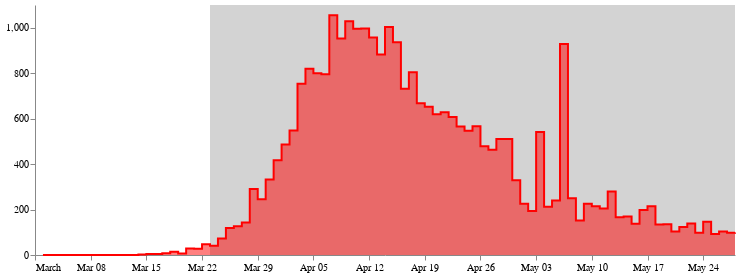

Notebook code cell kept with this figure:
### Markdown cell above
The visualization till the latest date for NY would look like the following -

### Code cell
# collapse-show
nydf = usdf[(usdf['state'] == "New York")]
nydf['deaths_perday'] = nydf['deaths'].diff()

chart = alt.Chart(nydf).mark_area(fill='red', fillOpacity=0.5, line=True, interpolate='step-after',).encode(
    x='date:T',
    y='deaths_perday:Q',
    color=alt.value('red') # Exceptional Case, bug in Vega or Vega Lite - https://stackoverflow.com/questions/62005052/how-do-i-change-the-line-color-in-altairs-filled-step-chart
    
).properties(height=250, width=700)

source2 = [{
            "start": "2020-03-23",
            "end": nydf['date'].max(),
            "event": "Stay at Home"
          }]
source2 = alt.pd.DataFrame(source2)

rect = alt.Chart(source2).mark_rect().encode(
    x =  'start:T',
    x2 = 'end:T',
    color=alt.value('lightgray')
)
(rect+chart).configure_view(
    strokeWidth=0
).configure_axis(
    grid=False,
    title=None
)

### Figure 1 — Vega-Lite specification as saved in the notebook (floating-point values rounded to 4 significant figures)
{"config": {"view": {"continuousWidth": 400, "continuousHeight": 300, "strokeWidth": 0}, "axis": {"grid": false, "title": null}}, "layer": [{"data": {"name": "data-a9360be4aba320cdf887ca71f523376f"}, "mark": "rect", "encoding": {"color": {"value": "lightgray"}, "x": {"type": "temporal", "field": "start"}, "x2": {"field": "end"}}}, {"data": {"name": "data-383f6c79e1ca1a6dfa9ed3c330203944"}, "mark": {"type": "area", "fill": "red", "fillOpacity": 0.5, "interpolate": "step-after", "line": true}, "encoding": {"color": {"value": "red"}, "x": {"type": "temporal", "field": "date"}, "y": {"type": "quantitative", "field": "deaths_perday"}}, "height": 250, "width": 700}], "$schema": "https://vega.github.io/schema/vega-lite/v4.8.1.json", "datasets": {"data-a9360be4aba320cdf887ca71f523376f": [{"start": "2020-03-23", "end": "2020-05-28", "event": "Stay at Home"}], "data-383f6c79e1ca1a6dfa9ed3c330203944": [{"date": "2020-03-01", "state": "New York", "fips": 36, "cases": 1, "deaths": 0, "deaths_perday": null}, {"date": "2020-03-02", "state": "New York", "fips": 36, "cases": 1, "deaths": 0, "deaths_perday": 0.0}, {"date": "2020-03-03", "state": "New York", "fips": 36, "cases": 2, "deaths": 0, "deaths_perday": 0.0}, {"date": "2020-03-04", "state": "New York", "fips": 36, "cases": 11, "deaths": 0, "deaths_perday": 0.0}, {"date": "2020-03-05", "state": "New York", "fips": 36, "cases": 22, "deaths": 0, "deaths_perday": 0.0}, {"date": "2020-03-06", "state": "New York", "fips": 36, "cases": 44, "deaths": 0, "deaths_perday": 0.0}, {"date": "2020-03-07", "state": "New York", "fips": 36, "cases": 89, "deaths": 0, "deaths_perday": 0.0}, {"date": "2020-03-08", "state": "New York", "fips": 36, "cases": 106, "deaths": 0, "deaths_perday": 0.0}, {"date": "2020-03-09", "state": "New York", "fips": 36, "cases": 142, "deaths": 0, "deaths_perday": 0.0}, {"date": "2020-03-10", "state": "New York", "fips": 36, "cases": 173, "deaths": 0, "deaths_perday": 0.0}, {"date": "2020-03-11", "state": "New York", "fips": 36, "cases": 217, "deaths": 0, "deaths_perday": 0.0}, {"date": "2020-03-12", "state": "New York", "fips": 36, "cases": 326, "deaths": 0, "deaths_perday": 0.0}, {"date": "2020-03-13", "state": "New York", "fips": 36, "cases": 421, "deaths": 0, "deaths_perday": 0.0}, {"date": "2020-03-14", "state": "New York", "fips": 36, "cases": 610, "deaths": 2, "deaths_perday": 2.0}, {"date": "2020-03-15", "state": "New York", "fips": 36, "cases": 732, "deaths": 6, "deaths_perday": 4.0}, {"date": "2020-03-16", "state": "New York", "fips": 36, "cases": 950, "deaths": 10, "deaths_perday": 4.0}, {"date": "2020-03-17", "state": "New York", "fips": 36, "cases": 1375, "deaths": 18, "deaths_perday": 8.0}, {"date": "2020-03-18", "state": "New York", "fips": 36, "cases": 2387, "deaths": 32, "deaths_perday": 14.0}, {"date": "2020-03-19", "state": "New York", "fips": 36, "cases": 4161, "deaths": 39, "deaths_perday": 7.0}, {"date": "2020-03-20", "state": "New York", "fips": 36, "cases": 7113, "deaths": 68, "deaths_perday": 29.0}, {"date": "2020-03-21", "state": "New York", "fips": 36, "cases": 10371, "deaths": 95, "deaths_perday": 27.0}, {"date": "2020-03-22", "state": "New York", "fips": 36, "cases": 15188, "deaths": 142, "deaths_perday": 47.0}, {"date": "2020-03-23", "state": "New York", "fips": 36, "cases": 20899, "deaths": 183, "deaths_perday": 41.0}, {"date": "2020-03-24", "state": "New York", "fips": 36, "cases": 25703, "deaths": 256, "deaths_perday": 73.0}, {"date": "2020-03-25", "state": "New York", "fips": 36, "cases": 33116, "deaths": 375, "deaths_perday": 119.0}, {"date": "2020-03-26", "state": "New York", "fips": 36, "cases": 39057, "deaths": 502, "deaths_perday": 127.0}, {"date": "2020-03-27", "state": "New York", "fips": 36, "cases": 44745, "deaths": 645, "deaths_perday": 143.0}, {"date": "2020-03-28", "state": "New York", "fips": 36, "cases": 53516, "deaths": 935, "deaths_perday": 290.0}, {"date": "2020-03-29", "state": "New York", "fips": 36, "cases": 59783, "deaths": 1180, "deaths_perday": 245.0}, {"date": "2020-03-30", "state": "New York", "fips": 36, "cases": 67462, "deaths": 1512, "deaths_perday": 332.0}, {"date": "2020-03-31", "state": "New York", "fips": 36, "cases": 76211, "deaths": 1929, "deaths_perday": 417.0}, {"date": "2020-04-01", "state": "New York", "fips": 36, "cases": 84363, "deaths": 2415, "deaths_perday": 486.0}, {"date": "2020-04-02", "state": "New York", "fips": 36, "cases": 92971, "deaths": 2963, "deaths_perday": 548.0}, {"date": "2020-04-03", "state": "New York", "fips": 36, "cases": 103651, "deaths": 3716, "deaths_perday": 753.0}, {"date": "2020-04-04", "state": "New York", "fips": 36, "cases": 115963, "deaths": 4535, "deaths_perday": 819.0}, {"date": "2020-04-05", "state": "New York", "fips": 36, "cases": 124085, "deaths": 5335, "deaths_perday": 800.0}, {"date": "2020-04-06", "state": "New York", "fips": 36, "cases": 132061, "deaths": 6130, "deaths_perday": 795.0}, {"date": "2020-04-07", "state": "New York", "fips": 36, "cases": 141703, "deaths": 7185, "deaths_perday": 1055.0}, {"date": "2020-04-08", "state": "New York", "fips": 36, "cases": 151271, "deaths": 8138, "deaths_perday": 953.0}, {"date": "2020-04-09", "state": "New York", "fips": 36, "cases": 162036, "deaths": 9166, "deaths_perday": 1028.0}, {"date": "2020-04-10", "state": "New York", "fips": 36, "cases": 172830, "deaths": 10162, "deaths_perday": 996.0}, {"date": "2020-04-11", "state": "New York", "fips": 36, "cases": 182990, "deaths": 11159, "deaths_perday": 997.0}, {"date": "2020-04-12", "state": "New York", "fips": 36, "cases": 191425, "deaths": 12116, "deaths_perday": 957.0}, {"date": "2020-04-13", "state": "New York", "fips": 36, "cases": 197973, "deaths": 12998, "deaths_perday": 882.0}, {"date": "2020-04-14", "state": "New York", "fips": 36, "cases": 205375, "deaths": 14001, "deaths_perday": 1003.0}, {"date": "2020-04-15", "state": "New York", "fips": 36, "cases": 217130, "deaths": 14937, "deaths_perday": 936.0}, {"date": "2020-04-16", "state": "New York", "fips": 36, "cases": 225761, "deaths": 15669, "deaths_perday": 732.0}, {"date": "2020-04-17", "state": "New York", "fips": 36, "cases": 233293, "deaths": 16473, "deaths_perday": 804.0}, {"date": "2020-04-18", "state": "New York", "fips": 36, "cases": 240542, "deaths": 17141, "deaths_perday": 668.0}, {"date": "2020-04-19", "state": "New York", "fips": 36, "cases": 246741, "deaths": 17793, "deaths_perday": 652.0}, {"date": "2020-04-20", "state": "New York", "fips": 36, "cases": 251608, "deaths": 18412, "deaths_perday": 619.0}, {"date": "2020-04-21", "state": "New York", "fips": 36, "cases": 255932, "deaths": 19040, "deaths_perday": 628.0}, {"date": "2020-04-22", "state": "New York", "fips": 36, "cases": 261591, "deaths": 19647, "deaths_perday": 607.0}, {"date": "2020-04-23", "state": "New York", "fips": 36, "cases": 267932, "deaths": 20212, "deaths_perday": 565.0}, {"date": "2020-04-24", "state": "New York", "fips": 36, "cases": 276218, "deaths": 20759, "deaths_perday": 547.0}, {"date": "2020-04-25", "state": "New York", "fips": 36, "cases": 286901, "deaths": 21326, "deaths_perday": 567.0}, {"date": "2020-04-26", "state": "New York", "fips": 36, "cases": 292914, "deaths": 21804, "deaths_perday": 478.0}, {"date": "2020-04-27", "state": "New York", "fips": 36, "cases": 296991, "deaths": 22267, "deaths_perday": 463.0}, {"date": "2020-04-28", "state": "New York", "fips": 36, "cases": 300276, "deaths": 22777, "deaths_perday": 510.0}, {"date": "2020-04-29", "state": "New York", "fips": 36, "cases": 304994, "deaths": 23287, "deaths_perday": 510.0}, {"date": "2020-04-30", "state": "New York", "fips": 36, "cases": 309696, "deaths": 23616, "deaths_perday": 329.0}, {"date": "2020-05-01", "state": "New York", "fips": 36, "cases": 313575, "deaths": 23841, "deaths_perday": 225.0}, {"date": "2020-05-02", "state": "New York", "fips": 36, "cases": 318134, "deaths": 24035, "deaths_perday": 194.0}, {"date": "2020-05-03", "state": "New York", "fips": 36, "cases": 321833, "deaths": 24576, "deaths_perday": 541.0}, {"date": "2020-05-04", "state": "New York", "fips": 36, "cases": 324357, "deaths": 24788, "deaths_perday": 212.0}, {"date": "2020-05-05", "state": "New York", "fips": 36, "cases": 326659, "deaths": 25028, "deaths_perday": 240.0}, {"date": "2020-05-06", "state": "New York", "fips": 36, "cases": 329405, "deaths": 25956, "deaths_perday": 928.0}, {"date": "2020-05-07", "state": "New York", "fips": 36, "cases": 332931, "deaths": 26206, "deaths_perday": 250.0}, {"date": "2020-05-08", "state": "New York", "fips": 36, "cases": 335804, "deaths": 26358, "deaths_perday": 152.0}, {"date": "2020-05-09", "state": "New York", "fips": 36, "cases": 338519, "deaths": 26584, "deaths_perday": 226.0}, {"date": "2020-05-10", "state": "New York", "fips": 36, "cases": 340657, "deaths": 26798, "deaths_perday": 214.0}, {"date": "2020-05-11", "state": "New York", "fips": 36, "cases": 342267, "deaths": 27003, "deaths_perday": 205.0}, {"date": "2020-05-12", "state": "New York", "fips": 36, "cases": 343705, "deaths": 27282, "deaths_perday": 279.0}, {"date": "2020-05-13", "state": "New York", "fips": 36, "cases": 345828, "deaths": 27448, "deaths_perday": 166.0}, {"date": "2020-05-14", "state": "New York", "fips": 36, "cases": 348192, "deaths": 27617, "deaths_perday": 169.0}, {"date": "2020-05-15", "state": "New York", "fips": 36, "cases": 350951, "deaths": 27755, "deaths_perday": 138.0}, {"date": "2020-05-16", "state": "New York", "fips": 36, "cases": 353136, "deaths": 27953, "deaths_perday": 198.0}, {"date": "2020-05-17", "state": "New York", "fips": 36, "cases": 355037, "deaths": 28168, "deaths_perday": 215.0}, {"date": "2020-05-18", "state": "New York", "fips": 36, "cases": 356278, "deaths": 28302, "deaths_perday": 134.0}, {"date": "2020-05-19", "state": "New York", "fips": 36, "cases": 357757, "deaths": 28437, "deaths_perday": 135.0}, {"date": "2020-05-20", "state": "New York", "fips": 36, "cases": 359235, "deaths": 28540, "deaths_perday": 103.0}, {"date": "2020-05-21", "state": "New York", "fips": 36, "cases": 361313, "deaths": 28663, "deaths_perday": 123.0}, {"date": "2020-05-22", "state": "New York", "fips": 36, "cases": 362991, "deaths": 28802, "deaths_perday": 139.0}, {"date": "2020-05-23", "state": "New York", "fips": 36, "cases": 364745, "deaths": 28900, "deaths_perday": 98.0}, {"date": "2020-05-24", "state": "New York", "fips": 36, "cases": 366346, "deaths": 29046, "deaths_perday": 146.0}, {"date": "2020-05-25", "state": "New York", "fips": 36, "cases": 367625, "deaths": 29138, "deaths_perday": 92.0}, {"date": "2020-05-26", "state": "New York", "fips": 36, "cases": 368669, "deaths": 29241, "deaths_perday": 103.0}, {"date": "2020-05-27", "state": "New York", "fips": 36, "cases": 369801, "deaths": 29339, "deaths_perday": 98.0}, {"date": "2020-05-28", "state": "New York", "fips": 36, "cases": 371559, "deaths": 29438, "deaths_perday": 99.0}]}}
